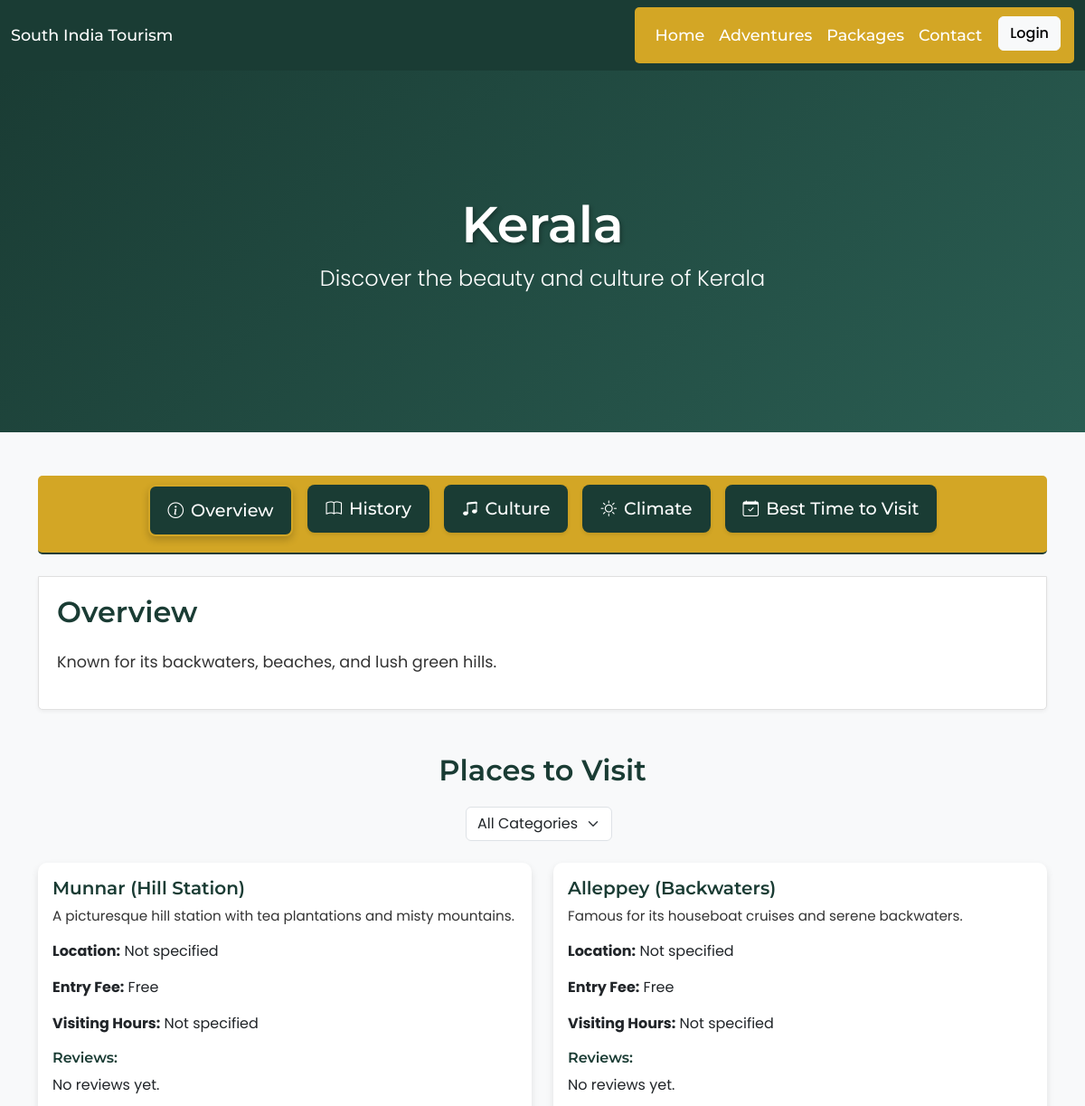
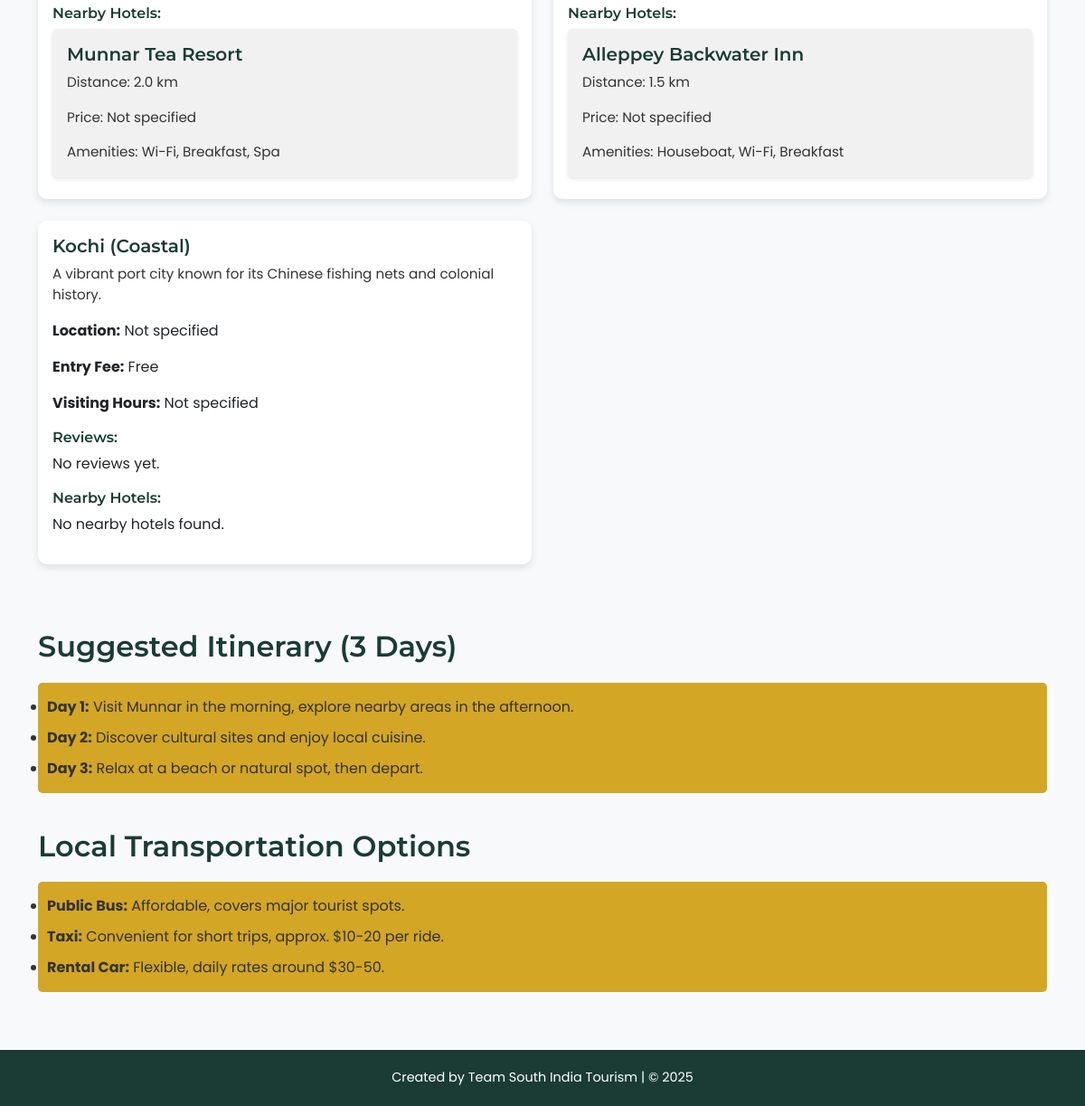
The app's page /state/kerala/ with its own data (2 pictures, top to bottom).
### core/models.py (models this page shows, shortened)
class State(models.Model):
    name = models.CharField(max_length=100)
    description = models.TextField(blank=True, help_text="A general overview of the state.")
    history = models.TextField(blank=True, help_text="Historical background of the state.")
    culture = models.TextField(blank=True, help_text="Cultural highlights, traditions, and festivals.")
    climate = models.TextField(blank=True, help_text="Climate information, including average temperatures and weather patterns.")
    best_time_to_visit = models.CharField(max_length=100, blank=True, help_text="Best months or seasons to visit the state.")
    favorites = models.ManyToManyField(User, related_name='favorite_states', blank=True)  # Add this field

class Place(models.Model):
    CATEGORY_CHOICES = [
        ('Historical', 'Historical'),
        ('Natural', 'Natural'),
        ('Beach', 'Beach'),
        ('Cultural', 'Cultural'),
        ('Adventure', 'Adventure'),
    ]
    state = models.ForeignKey(State, on_delete=models.CASCADE, related_name='places')
    name = models.CharField(max_length=100)
    category = models.CharField(max_length=50, choices=CATEGORY_CHOICES)
    description = models.TextField(blank=True)
    location = models.CharField(max_length=200, blank=True)
    entry_fee = models.DecimalField(max_digits=10, decimal_places=2, blank=True, null=True)
    visiting_hours = models.CharField(max_length=100, blank=True)

class Hotel(models.Model):
    place = models.ForeignKey(Place, on_delete=models.CASCADE, related_name='hotels')
    name = models.CharField(max_length=100)
    address = models.TextField()
    amenities = models.TextField(blank=True)
    distance = models.FloatField()
    price_per_night = models.DecimalField(max_digits=10, decimal_places=2, blank=True, null=True)

### core/views.py (the view)
# urls.py: path('state/<str:state_name>/', views.state_detail, name='state_detail'),
def state_detail(request, state_name):
    state = get_object_or_404(State, name__iexact=state_name.replace('-', ' '))
    places = state.places.all()
    category = request.GET.get('category', '')
    if category:
        places = places.filter(category=category)
    places_with_hotels = []
    for place in places:
        near_hotels = place.hotels.filter(distance__lte=5)
        place.hotels_near = near_hotels
        place.reviews_list = place.reviews.all()[:3]
        place.is_favorited = request.user.is_authenticated and place.favorited_by.filter(user=request.user).exists()
        places_with_hotels.append(place)
    itinerary = [
        {"day": 1, "activity": f"Visit {places[0].name} in the morning, explore nearby areas in the afternoon."} if places else {"day": 1, "activity": "Explore the state capital or major city."},
        {"day": 2, "activity": "Discover cultural sites and enjoy local cuisine."},
        {"day": 3, "activity": "Relax at a beach or natural spot, then depart."},
    ]
    transport_options = [
        {"mode": "Public Bus", "details": "Affordable, covers major tourist spots."},
        {"mode": "Taxi", "details": "Convenient for short trips, approx. $10-20 per ride."},
        {"mode": "Rental Car", "details": "Flexible, daily rates around $30-50."},
    ]
    is_favorited = request.user.is_authenticated and state.favorites.filter(id=request.user.id).exists()
    return render(request, 'core/state.html', {
        'state': state,
        'places': places_with_hotels,
        'categories': Place.CATEGORY_CHOICES,
        'selected_category': category,
        'itinerary': itinerary,
        'transport_options': transport_options,
        'is_favorited': is_favorited,  # For state favorites
    })

### core/templates/core/state.html (shortened to what this page needs)
{% load static %}
<!DOCTYPE html>
<html lang="en">
<head>
  <link href="https://cdn.jsdelivr.net/npm/bootstrap@5.3.0/dist/css/bootstrap.min.css" rel="stylesheet">
  <link rel="stylesheet" href="{% static 'core/css/style.css' %}">
  <link rel="stylesheet" href="https://cdn.jsdelivr.net/npm/bootstrap-icons@1.10.5/font/bootstrap-icons.css">
</head>
<body>
  <nav class="navbar navbar-expand-lg navbar-dark bg-custom sticky-top">
    <div class="container-fluid">
      <a class="navbar-brand" href="{% url 'home' %}">South India Tourism</a>
      <div class="collapse navbar-collapse" id="navbarNav">
        <ul class="navbar-nav ms-auto">
          <li class="nav-item"><a class="nav-link" href="{% url 'home' %}">Home</a></li>
          <li class="nav-item"><a class="nav-link" href="{% url 'home' %}#category">Adventures</a></li>
          <li class="nav-item"><a class="nav-link" href="{% url 'home' %}#packages">Packages</a></li>
          <li class="nav-item"><a class="nav-link" href="{% url 'home' %}#contact">Contact</a></li>
          {% if user.is_authenticated %}
            <li class="nav-item"><a class="nav-link" href="{% url 'my_favorites' %}">My Favorites</a></li>
            <li class="nav-item">
              <form action="{% url 'logout' %}" method="post" style="display: inline;">
                {% csrf_token %}
                <button type="submit" class="btn btn-light nav-btn">Logout</button>
              </form>
            </li>
          {% else %}
            <li class="nav-item">
              <a href="{% url 'login' %}" class="btn btn-light nav-btn">Login</a>
            </li>
          {% endif %}
        </ul>
      </div>
    </div>
  </nav>
  <section class="hero-section text-center text-white">
    <div class="hero-overlay">
      <h1 class="hero-title">{{ state.name }}</h1>
      <p class="hero-subtitle">Discover the beauty and culture of {{ state.name }}</p>
    </div>
  </section>
  <section class="state-details py-5">
    <div class="container">
      <ul class="nav nav-tabs justify-content-center mb-4 state-tabs" id="stateTabs" role="tablist">
        <li class="nav-item" role="presentation">
          <a class="nav-link active" id="overview-tab" data-bs-toggle="tab" href="#overview" role="tab" aria-controls="overview" aria-selected="true">
            <i class="bi bi-info-circle me-2"></i>Overview
          </a>
        </li>
        <li class="nav-item" role="presentation">
          <a class="nav-link" id="history-tab" data-bs-toggle="tab" href="#history" role="tab" aria-controls="history" aria-selected="false" tabindex="-1">
            <i class="bi bi-book me-2"></i>History
          </a>
        </li>
        <li class="nav-item" role="presentation">
          <a class="nav-link" id="culture-tab" data-bs-toggle="tab" href="#culture" role="tab" aria-controls="culture" aria-selected="false" tabindex="-1">
            <i class="bi bi-music-note-beamed me-2"></i>Culture
          </a>
        </li>
        <li class="nav-item" role="presentation">
          <a class="nav-link" id="climate-tab" data-bs-toggle="tab" href="#climate" role="tab" aria-controls="climate" aria-selected="false" tabindex="-1">
            <i class="bi bi-sun me-2"></i>Climate
          </a>
        </li>
        <li class="nav-item" role="presentation">
          <a class="nav-link" id="best-time-tab" data-bs-toggle="tab" href="#best-time" role="tab" aria-controls="best-time" aria-selected="false" tabindex="-1">
            <i class="bi bi-calendar-check me-2"></i>Best Time to Visit
          </a>
        </li>
      </ul>
      <div class="tab-content" id="stateTabsContent">
        <div class="tab-pane fade show active" id="overview" role="tabpanel" aria-labelledby="overview-tab">
          <h3 class="section-title">Overview</h3>
          <p class="section-content">{{ state.description|default:"No description available." }}</p>
        </div>
      </div>
      <div class="row mt-5">
        <h3 class="section-title text-center">Places to Visit</h3>
        <div class="col-md-12 mb-4">
          <form method="get" class="d-flex justify-content-center">
            <select name="category" class="form-select w-auto me-2" onchange="this.form.submit()">
              <option value="">All Categories</option>
            </select>
          </form>
        </div>
        {% for place in places %}
          <div class="col-md-6 mb-4">
            <div class="card place-card">
              <div class="card-body">
                <h5 class="card-title">{{ place.name }} ({{ place.category }})</h5>
                <p class="card-text">{{ place.description }}</p>
                <p><strong>Location:</strong> {{ place.location|default:"Not specified" }}</p>
                <p><strong>Entry Fee:</strong> {% if place.entry_fee %}${{ place.entry_fee }}{% else %}Free{% endif %}</p>
                <p><strong>Visiting Hours:</strong> {{ place.visiting_hours|default:"Not specified" }}</p>
                <h6 class="mt-3">Reviews:</h6>
                {% for review in place.reviews_list %}
                  <div class="border p-2 mb-2">
                    <p><strong>{{ review.user.username }}</strong> ({{ review.rating }}/5): {{ review.comment }}</p>
                    <small>{{ review.created_on }}</small>
                  </div>
                {% empty %}
                  <p>No reviews yet.</p>
                {% endfor %}
                <h6 class="mt-3">Nearby Hotels:</h6>
                {% for hotel in place.hotels_near %}
                  <div class="card hotel-card mb-2">
                    <div class="card-body">
                      <h6 class="card-title">{{ hotel.name }}</h6>
                      <p class="card-text">Distance: {{ hotel.distance }} km</p>
                      <p class="card-text">Price: {% if hotel.price_per_night %}${{ hotel.price_per_night }}/night{% else %}Not specified{% endif %}</p>
                      <p class="card-text">Amenities: {{ hotel.amenities|default:"Not specified" }}</p>
                    </div>
                  </div>
                {% empty %}
                  <p>No nearby hotels found.</p>
                {% endfor %}
              </div>
            </div>
          </div>
        {% empty %}
          <div class="col-md-12">
            <p>No places found for this category.</p>
          </div>
        {% endfor %}
      </div>
      <div class="row mt-5">
        <div class="col-md-12">
          <h3 class="section-title">Suggested Itinerary (3 Days)</h3>
          <ul class="itinerary-list">
            {% for day in itinerary %}
              <li><strong>Day {{ day.day }}:</strong> {{ day.activity }}</li>
            {% endfor %}
          </ul>
        </div>
      </div>
      <div class="row mt-4">
        <div class="col-md-12">
          <h3 class="section-title">Local Transportation Options</h3>
          <ul class="transport-list">
            {% for option in transport_options %}
              <li><strong>{{ option.mode }}:</strong> {{ option.details }}</li>
            {% endfor %}
          </ul>
        </div>
      </div>
    </div>
  </section>
  <footer class="footer">
    <div class="container">
      <div class="credit">Created by Team South India Tourism | © 2025</div>
    </div>
  </footer>
</body>
</html>

### core/static/core/css/style.css (style rules this page uses)
.bg-custom { background-color: #1a3c34; }
.nav-btn { margin-left: 10px; font-family: 'Poppins', sans-serif; font-weight: 500; font-size: 1rem; }
.navbar-brand, .nav-link { color: #ffffff !important; font-family: 'Montserrat', sans-serif; font-weight: 500; font-size: 1.1rem; }
.navbar-nav.ms-auto { background-color: #d3a625; padding: 10px 15px; border-radius: 5px; }
.hero-section { position: relative; height: 400px; background: linear-gradient(135deg, #1a3c34 0%, #2a5d52 100%); display: flex; align-items: center; justify-content: center; overflow: hidden; }
.hero-overlay { text-align: center; }
.hero-title { font-size: 3.5rem; font-family: 'Montserrat', sans-serif; font-weight: 600; text-shadow: 2px 2px 4px rgba(0, 0, 0, 0.3); color: #ffffff; }
.hero-subtitle { font-size: 1.5rem; font-family: 'Poppins', sans-serif; font-weight: 300; color: #ffffff; }
.state-details { padding: 40px 0; background-color: #f8f9fa; }
.section-title { font-size: 2rem; color: #1a3c34; margin-bottom: 20px; font-family: 'Montserrat', sans-serif; font-weight: 600; }
.section-content { font-size: 1.1rem; color: #333; font-family: 'Poppins', sans-serif; line-height: 1.8; }
.state-details ul { background-color: #d3a625; padding: 10px; border-radius: 5px; }
.state-details ul.nav-tabs.state-tabs { border-bottom: 2px solid #1a3c34; flex-wrap: wrap; }
.nav-tabs .nav-item { margin-bottom: 8px; }
.nav-tabs .nav-link { color: #ffffff; font-family: 'Montserrat', sans-serif; font-weight: 500; font-size: 1.2rem; padding: 12px 20px; border: none; border-radius: 8px; transition: all 0.3s ease; background-color: #1a3c34; margin: 0 8px; display: flex; align-items: center; box-shadow: 0 2px 4px rgba(0, 0, 0, 0.1); }
.nav-tabs .nav-link.active { color: #ffffff; background-color: #1a3c34; border: 2px solid #d3a625; box-shadow: 0 4px 8px rgba(0, 0, 0, 0.2); }
.nav-tabs .nav-link i { font-size: 1.1rem; margin-right: 8px; }
.tab-content { background-color: #ffffff; border: 1px solid #e0e0e0; border-radius: 0 0 5px 5px; padding: 20px; box-shadow: 0 2px 4px rgba(0, 0, 0, 0.05); }
ul.itinerary-list li, ul.transport-list li { padding: 5px 0; color: #333; }
.place-card { transition: transform 0.3s, box-shadow 0.3s; background: #fff; border: none; border-radius: 10px; box-shadow: 0 4px 8px rgba(0,0,0,0.1); }
.hotel-card { background: #f1f1f1; border: none; border-radius: 5px; box-shadow: 0 2px 4px rgba(0,0,0,0.1); margin-bottom: 10px; }
.card-title { color: #1a3c34; font-size: 1.25em; font-family: 'Montserrat', sans-serif; font-weight: 600; }
.card-text { font-size: 0.95em; color: #333; font-family: 'Poppins', sans-serif; }
.footer { background: #1a3c34; color: white; padding: 20px 0; text-align: center; }
.footer .credit { font-size: 0.9em; font-family: 'Poppins', sans-serif; }
body { font-family: 'Poppins', sans-serif; margin: 0; padding: 0; font-size: 16px; }
h1, h2, h3, h4, h5, h6 { font-family: 'Montserrat', sans-serif; font-weight: 600; color: #1a3c34; }
p, a, li, button, input, textarea, select, label { font-family: 'Poppins', sans-serif; font-weight: 400; }

### records on screen
State: name "Kerala", description "Known for its backwaters, beaches, and lush green hills."
Place: name "Munnar", category "Hill Station", description "A picturesque hill station with tea plantations and misty mountains.", location "Not specified", shows "Free", visiting_hours "Not specified"
Hotel: name "Munnar Tea Resort", distance "2.0", shows "Not specified", amenities "Wi-Fi, Breakfast, Spa"
Place: name "Alleppey", category "Backwaters", description "Famous for its houseboat cruises and serene backwaters.", location "Not specified", shows "Free", visiting_hours "Not specified"
Hotel: name "Alleppey Backwater Inn", distance "1.5", shows "Not specified", amenities "Houseboat, Wi-Fi, Breakfast"
Place: name "Kochi", category "Coastal", description "A vibrant port city known for its Chinese fishing nets and colonial history.", location "Not specified", shows "Free", visiting_hours "Not specified"

### other values on screen
{{ day.day }} "1" "2" "3"
{{ day.activity }} "Visit Munnar in the morning, explore nearby areas in the afternoon." "Discover cultural sites and enjoy local cuisine." "Relax at a beach or natural spot, then depart."
{{ option.mode }} "Public Bus" "Taxi" "Rental Car"
{{ option.details }} "Affordable, covers major tourist spots." "Convenient for short trips, approx. $10-20 per ride." "Flexible, daily rates around $30-50."
